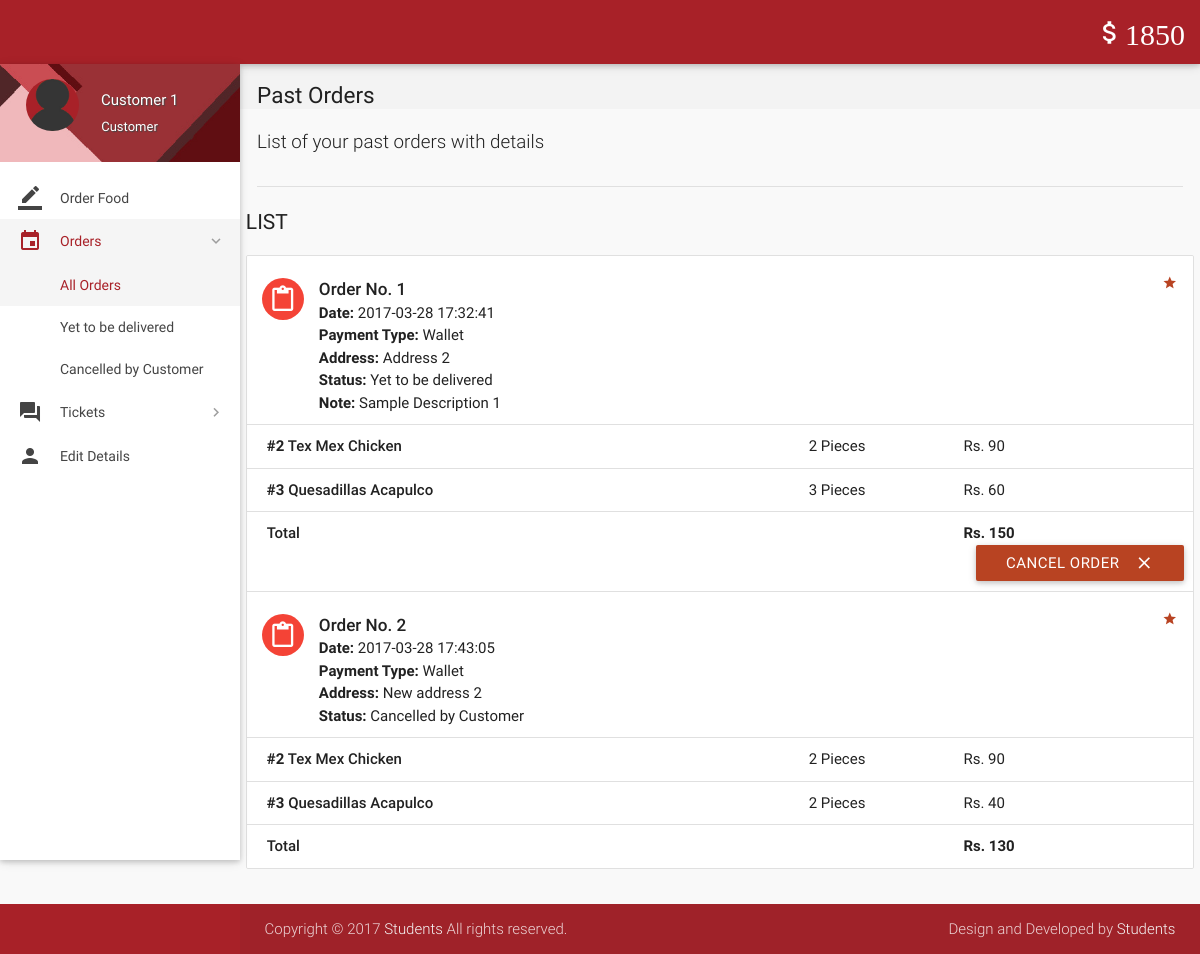
Screenshot of /account/orders.php (signed in) with the database file from the repository.
### tables this page shows
CREATE TABLE `wallet_details` (
  `id` int(11) NOT NULL,
  `wallet_id` int(11) NOT NULL,
  `number` varchar(16) NOT NULL,
  `cvv` int(3) NOT NULL,
  `balance` int(11) NOT NULL DEFAULT 2000
);

CREATE TABLE `orders` (
  `id` int(11) NOT NULL,
  `customer_id` int(11) NOT NULL,
  `address` varchar(300) NOT NULL,
  `description` varchar(300) NOT NULL,
  `date` datetime NOT NULL DEFAULT current_timestamp(),
  `payment_type` varchar(16) NOT NULL DEFAULT 'Wallet',
  `total` int(11) NOT NULL,
  `status` varchar(25) NOT NULL DEFAULT 'Yet to be delivered',
  `deleted` tinyint(4) NOT NULL DEFAULT 0
);

CREATE TABLE `order_details` (
  `id` int(11) NOT NULL,
  `order_id` int(11) NOT NULL,
  `item_id` int(11) NOT NULL,
  `quantity` int(11) NOT NULL,
  `price` int(11) NOT NULL
);

CREATE TABLE `items` (
  `id` int(11) NOT NULL,
  `name` varchar(20) NOT NULL,
  `price` int(11) NOT NULL,
  `deleted` tinyint(4) NOT NULL DEFAULT 0,
  `image` blob NOT NULL
);

### account/includes/wallet.php (called while the page is built)
<?php
$user_id=$_SESSION['user_id'];
$sql = mysqli_query($con, "SELECT * FROM wallet where customer_id = $user_id");
while($row1 = mysqli_fetch_array($sql)){
$wallet_id = $row1['id'];
}
$sql = mysqli_query($con, "SELECT * FROM wallet_details where wallet_id = $wallet_id");
while($row1 = mysqli_fetch_array($sql)){
$balance = $row1['balance'];
}
?>

### account/includes/connect.php (called while the page is built, shortened)
<?php
$name = $_SESSION['name'];
$role = $_SESSION['role'];
?>

### account/orders.php (the view, shortened to what this page needs)
<?php
include 'includes/connect.php';
include 'includes/wallet.php';
	if($_SESSION['customer_sid']==session_id())
	{
		?>
<!DOCTYPE html>
<html lang="en">
<head>
  <link href="css/materialize.min.css" type="text/css" rel="stylesheet" media="screen,projection">
  <link href="css/style.min.css" type="text/css" rel="stylesheet" media="screen,projection">
  <link href="css/custom/custom.min.css" type="text/css" rel="stylesheet" media="screen,projection">
  <link href="js/plugins/perfect-scrollbar/perfect-scrollbar.css" type="text/css" rel="stylesheet" media="screen,projection">
</head>
<body>
  <header id="header" class="page-topbar">
        <div class="navbar-fixed">
            <nav class="navbar-color">
                <div class="nav-wrapper">
                    <ul class="left">
                      <li><h1 class="logo-wrapper"><a href="index.php" class="brand-logo darken-1"><img src="images/materialize-logo.png" alt="logo"></a> <span class="logo-text">Logo</span></h1></li>
                    </ul>
                    <ul class="right hide-on-med-and-down">
                        <li><a href="#"  class="waves-effect waves-block waves-light"><i class="mdi-editor-attach-money"><?php echo $balance;?></i></a>
                        </li>
                    </ul>
                </div>
            </nav>
        </div>
  </header>
  <div id="main">
    <div class="wrapper">
      <aside id="left-sidebar-nav">
        <ul id="slide-out" class="side-nav fixed leftside-navigation">
            <li class="user-details cyan darken-2">
            <div class="row">
                <div class="col col s4 m4 l4">
                    <img src="images/avatar.jpg" alt="" class="circle responsive-img valign profile-image">
                </div>
                <div class="col col s8 m8 l8">
                    <a class="btn-flat dropdown-button waves-effect waves-light white-text profile-btn" href="#" data-activates="profile-dropdown"><?php echo $name;?> <i class="mdi-navigation-arrow-drop-down right"></i></a>
                    <p class="user-roal"><?php echo $role;?></p>
                </div>
            </div>
            </li>
            <li class="bold"><a href="index.php" class="waves-effect waves-cyan"><i class="mdi-editor-border-color"></i> Order Food</a>
            </li>
                <li class="no-padding">
                    <ul class="collapsible collapsible-accordion">
                        <li class="bold"><a class="collapsible-header waves-effect waves-cyan active"><i class="mdi-editor-insert-invitation"></i> Orders</a>
                            <div class="collapsible-body">
                                <ul>
								<li class="<?php
								if(!isset($_GET['status'])){
										echo 'active';
									}?>
									"><a href="orders.php">All Orders</a>
                                </li>
								<?php
									$sql = mysqli_query($con, "SELECT DISTINCT status FROM orders  WHERE customer_id = $user_id;;");
									while($row = mysqli_fetch_array($sql)){
                                    echo '<li class='.(isset($_GET['status'])?($status == $_GET['status'] ? 'active' : ''): '').'><a href="orders.php?status='.$row['status'].'">'.$row['status'].'</a>
                                    </li>';
									}
									?>
                                </ul>
                            </div>
                        </li>
                    </ul>
                </li>
                <li class="no-padding">
                    <ul class="collapsible collapsible-accordion">
                        <li class="bold"><a class="collapsible-header waves-effect waves-cyan"><i class="mdi-action-question-answer"></i> Tickets</a>
                        </li>
                    </ul>
                </li>
            <li class="bold"><a href="details.php" class="waves-effect waves-cyan"><i class="mdi-social-person"></i> Edit Details</a>
            </li>
        </ul>
        </aside>
      <section id="content">
        <div id="breadcrumbs-wrapper">
          <div class="container">
            <div class="row">
              <div class="col s12 m12 l12">
                <h5 class="breadcrumbs-title">Past Orders</h5>
              </div>
            </div>
          </div>
        </div>
        <div class="container">
          <p class="caption">List of your past orders with details</p>
          <div class="divider"></div>
<div id="work-collections" class="seaction">
					<?php
					if(isset($_GET['status'])){
						$status = $_GET['status'];
					}
					else{
						$status = '%';
					}
					$sql = mysqli_query($con, "SELECT * FROM orders WHERE customer_id = $user_id AND status LIKE '$status';;");
					echo '              <div class="row">
                <div>
                    <h4 class="header">List</h4>
                    <ul id="issues-collection" class="collection">';
					while($row = mysqli_fetch_array($sql))
					{
						$status = $row['status'];
						echo '<li class="collection-item avatar">
                              <i class="mdi-content-content-paste red circle"></i>
                              <span class="collection-header">Order No. '.$row['id'].'</span>
                              <p><strong>Date:</strong> '.$row['date'].'</p>
                              <p><strong>Payment Type:</strong> '.$row['payment_type'].'</p>
							  <p><strong>Address: </strong>'.$row['address'].'</p>
                              <p><strong>Status:</strong> '.($status=='Paused' ? 'Paused <a  data-position="bottom" data-delay="50" data-tooltip="Please contact administrator for further details." class="btn-floating waves-effect waves-light tooltipped cyan">    ?</a>' : $status).'</p>
							  '.(!empty($row['description']) ? '<p><strong>Note: </strong>'.$row['description'].'</p>' : '').'
							  <a href="#" class="secondary-content"><i class="mdi-action-grade"></i></a>
                              </li>';
						$order_id = $row['id'];
						$sql1 = mysqli_query($con, "SELECT * FROM order_details WHERE order_id = $order_id;");
						while($row1 = mysqli_fetch_array($sql1))
						{
							$item_id = $row1['item_id'];
							$sql2 = mysqli_query($con, "SELECT * FROM items WHERE id = $item_id;");
							while($row2 = mysqli_fetch_array($sql2)){
								$item_name = $row2['name'];
							}
							echo '<li class="collection-item">
                            <div class="row">
                            <div class="col s7">
                            <p class="collections-title"><strong>#'.$row1['item_id'].'</strong> '.$item_name.'</p>
                            </div>
                            <div class="col s2">
                            <span>'.$row1['quantity'].' Pieces</span>
                            </div>
                            <div class="col s3">
                            <span>Rs. '.$row1['price'].'</span>
                            </div>
                            </div>
                            </li>';
							$id = $row1['order_id'];
						}
								echo'<li class="collection-item">
                                        <div class="row">
                                            <div class="col s7">
                                                <p class="collections-title"> Total</p>
                                            </div>
                                            <div class="col s2">
											<span> </span>
                                            </div>
                                            <div class="col s3">
                                                <span><strong>Rs. '.$row['total'].'</strong></span>
                                            </div>';
								if(!preg_match('/^Cancelled/', $status)){
									if($status != 'Delivered'){
								echo '<form action="routers/cancel-order.php" method="post">
										<input type="hidden" value="'.$id.'" name="id">
										<input type="hidden" value="Cancelled by Customer" name="status">
										<input type="hidden" value="'.$row['payment_type'].'" name="payment_type">
										<button class="btn waves-effect waves-light right submit" type="submit" name="action">Cancel Order
                                              <i class="mdi-content-clear right"></i>
										</button>
										</form>';
								}
								}
								echo'</div></li>';
					}
					?>
					 </ul>
                </div>
              </div>
            </div>
        </div>
      </section>
    </div>
  </div>
  <footer class="page-footer">
    <div class="footer-copyright">
      <div class="container">
        <span>Copyright © 2017 <a class="grey-text text-lighten-4" href="#" target="_blank">Students</a> All rights reserved.</span>
        <span class="right"> Design and Developed by <a class="grey-text text-lighten-4" href="#">Students</a></span>
        </div>
    </div>
  </footer>
</body>
</html>
<?php
	}
?>

### rows the page displays
wallet_details: balance "1850"
orders: id "1", date "2017-03-28 17:32:41", payment_type "Wallet", address "Address 2", status "Yet to be delivered", description "Sample Description 1", total "150"
order_details: item "2", item.name "Tex Mex Chicken", quantity "2", price "90"
order_details: item "3", item.name "Quesadillas Acapulco", quantity "3", price "60"
orders: id "2", date "2017-03-28 17:43:05", payment_type "Wallet", address "New address 2", status "Cancelled by Customer", total "130"
order_details: item "2", item.name "Tex Mex Chicken", quantity "2", price "90"
order_details: item "3", item.name "Quesadillas Acapulco", quantity "2", price "40"

### other values shown
$name "Customer 1"
$role "Customer"
$row['status'] "Yet to be delivered"
$row['status'] "Cancelled by Customer"
